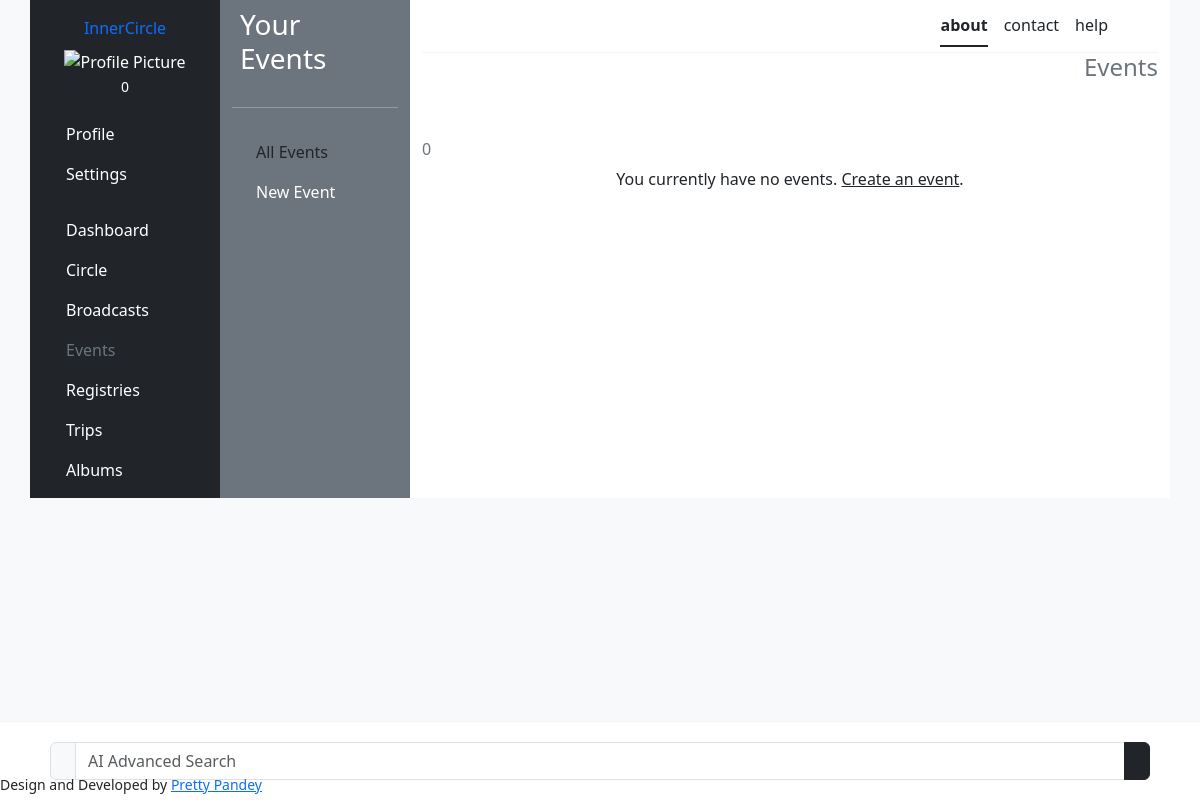
The page /event_list (signed in) on the database as committed earlier.
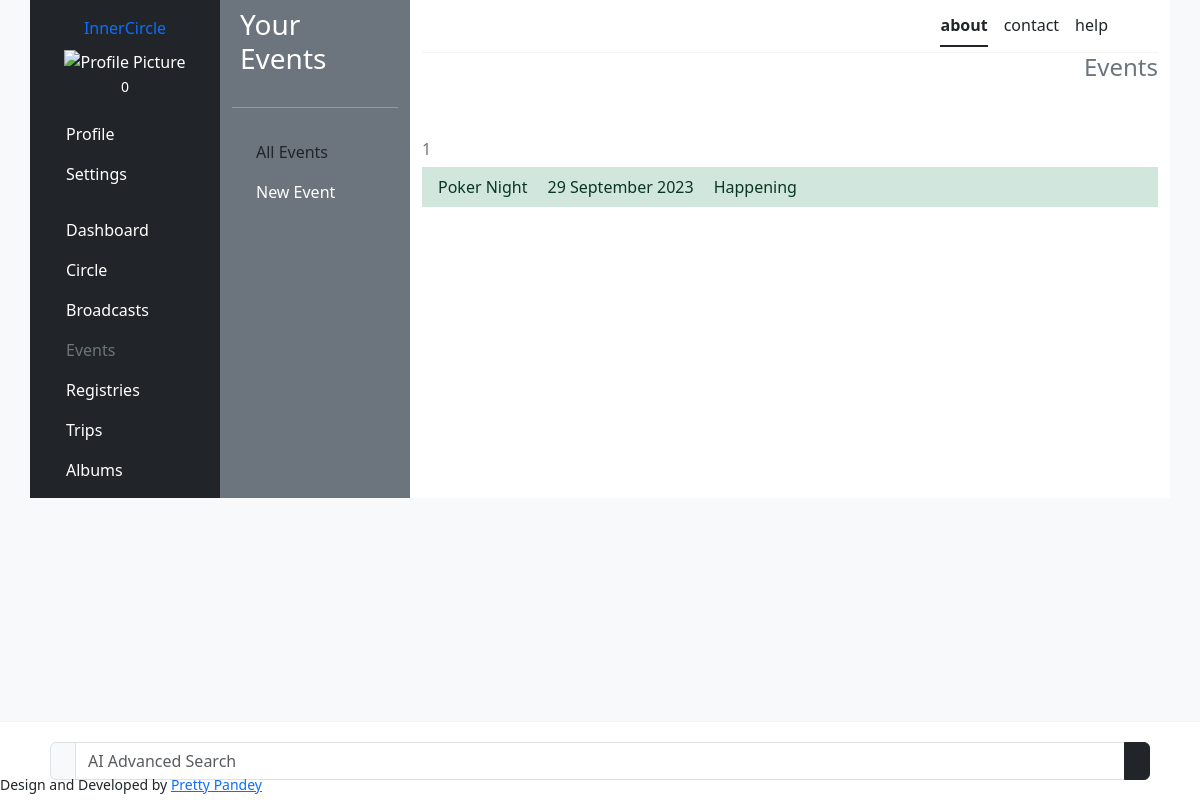
The same page on the database as committed later.
### events/models.py (models this page shows, shortened)
class Event(models.Model):
    user = models.ForeignKey(User, on_delete=models.CASCADE)
    event_name = models.CharField(max_length=255)
    description = models.TextField()
    date = models.DateTimeField()
    location = models.CharField(max_length=255, blank=True, null=True)
    guests = models.ManyToManyField(Member, related_name='events_attending')
    dress_code = models.CharField(max_length=255)
    note = models.TextField(blank=True, null=True)
    event_status = models.CharField(max_length=10, choices=[('Happening', 'Happening'),
        ('Postponed', 'Postponed'), ('Cancelled', 'Cancelled')],
        default='Happening')

### events/views.py (the view)
# urls.py: path('event_list', views.event_list, name='event_list'),
def event_list(request):
    template = 'events/event_list.html'
    user_events = Event.objects.filter(user=request.user)
    context = {
        'user_events': user_events,
    }
    return render(request, template, context)

### users/templatetags/cache_bust.py (called while the page is built)
@register.simple_tag(name='cache_bust')
def cache_bust():
    if settings.DEBUG:
        version = uuid.uuid1()
    else:
        version = os.environ.get('PROJECT_VERSION')
        if version is None:
            version = '1'
    return '__v__={version}'.format(version=version)

### templates/events/event_list.html (shortened to what this page needs)
{% extends 'base.html' %}
{% load static %}
{% load cache_bust %}
{% load bootstrap_icons %}
{% block css %}<link rel="stylesheet" href="{% static 'scss/circle.scss' %}?{% cache_bust %}">{% endblock %}
{% block content %}
<section class="d-flex flex-column justify-content-between" style="gap: 50px">
    <h4 class="text-end text-secondary">Events</h4>
    <div>
        <h6 class="text-secondary">{% bs_icon 'calendar-event' %}{{ user_events.count }}</h6>
        {% if user_events %}
        <div class="list-group list-group-flush">
            {% for user_event in user_events %}
            <a  href="{% url 'event_detail' user_event.id %}" class="list-group-item list-group-action d-flex justify-content-between align-items-center list-group-item-success">
                <div class="d-flex" style="gap: 20px">
                    <span>{{ user_event.event_name }}</span>
                    <span>{{ user_event.date|date:"d F Y" }}</span>
                    <span>{{ user_event.event_status }}</span>
                </div>
            </a>
            {% endfor %}
        </div>
        {% else %}
        <p class="text-secodary text-center">You currently have no events. <a href="{% url 'create_event' %}" class="link-dark">Create an event</a>.</p>
        {% endif %}
    </div>
</section>
{% endblock %}

Rows that differ between the two databases and show on the page:
added Event: event_name "Poker Night", date "29 September 2023", event_status "Happening"
Other text that changed with them:
{{ user_events.count }}: "0" → "1"
text no longer shown: "You currently have no events. Create an event ."
